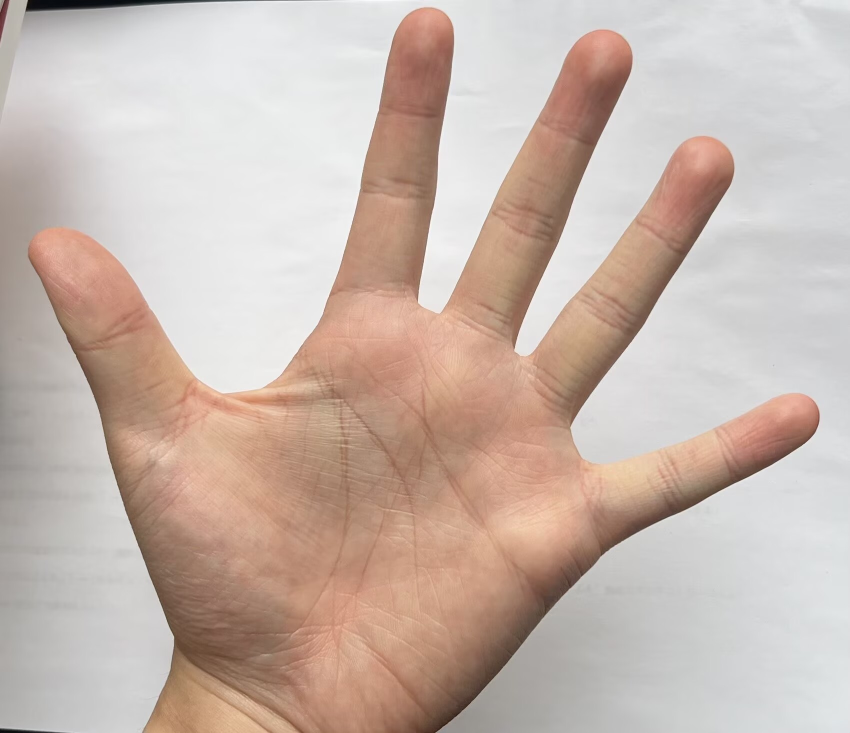
#> input picture data/paper.jpg, 1699 x 1466 px (shown at 1/2 size); its folder holds only this picture in this run
$ python -i pipeline.py   (imports and definitions only)
#> lines starting #> are read from the running program, lines starting #| are printed output that depends on the picture; after the words box and inside, x2 and y2 are one past the last pixel; in counts of white or black regions, pixels touching at a corner belong together
#> further down, picture is the input picture: shape (1466, 1699, 3); mean B, G, R 173.3, 182.5, 200
"""
pipeline.py — 传统 CV 猜拳识别核心流水线（Step 0 脚手架）

只用 OpenCV + NumPy。禁止任何机器学习 / 预训练模型 / cv2.convexityDefects。
本文件目前只有常量区 + 8 个空函数骨架，尚未实现任何算法逻辑。

Pipeline order:
    skin_mask -> split_hands -> palm_center -> crop_forearm
    -> count_fingers -> classify -> judge -> draw
"""

import cv2
import numpy as np


# =============================================================================
# CONSTANTS — 所有可调参数集中在这里（占位值，后续各阶段再调）
# All tunable parameters live here. Change values ONLY in this block.
# =============================================================================

# --- Skin segmentation (YCrCb thresholding) -------------------------------
# Lower / upper bounds for the Cr and Cb channels used to threshold skin.
# (Y luma is left wide open; skin clusters tightly in Cr/Cb regardless of
# brightness.) TUNE PER REAL CAPTURE: a window too wide leaks background,
# too narrow drops parts of the hand.
# NOTE: tightened from the textbook 133-173 / 77-127 box after testing on
# data/paper.png, whose warm cream wall sits near skin in chroma (wall Cr~135
# Cb~116, palm Cr~153 Cb~111). Skin here reads as HIGHER Cr + LOWER Cb than
# the wall, so we raise CR_MIN and lower CB_MAX to reject it. On a background
# that clear
# ly differs from skin, these can be loosened back toward defaults.
CR_MIN = 138      # lower bound of Cr channel (raise -> stricter/redder)
CR_MAX = 173          # upper bound of Cr channel (lower -> stricter)
CB_MIN = 77      # lower bound of Cb channel (raise -> stricter)
CB_MAX = 130          # upper bound of Cb channel (lower -> stricter/less blue)

# --- Morphology (clean up the raw skin mask) ------------------------------
# Close = fill small holes inside the hand; Open = remove small speckle noise.
# Bigger kernel = stronger effect (fills/removes larger regions) but blurs
# the silhouette; too big can merge fingers or eat thin finger tips.
MORPH_CLOSE_KSIZE = 45   # kernel size for morphological closing (odd number)
# NOTE: raised from 7 to close a shadow hole in the fist's palm (~7500px,
# CR_MIN=138 pushes that dark crease just below the skin threshold). Swept
# 15/21/31/41/45/51/75/99 on data/rock_paper.png: the hole only fully closes
# (0px left) at ksize>=45. Checked the paper hand's 4 inter-finger valleys at
# every step -- none merge even at 99 (areas shrink ~5-15% at the edges, but
# stay separate), so 45 is safe headroom, not a knife's-edge value.
MORPH_OPEN_KSIZE = 5    # kernel size for morphological opening (odd number)

# --- Hand region area filter (in pixels) ----------------------------------
# split_hands() keeps only connected components whose pixel area is in
# [HAND_AREA_MIN, HAND_AREA_MAX]; smaller = noise, larger = background bleed.
# TUNE PER REAL CAPTURE -- these are ABSOLUTE pixel counts, so they scale with
# resolution. Values below are sized for the high-res debug photos in data/
# (~2.5-2.9 M px total, where one hand is ~0.6-1.0 M px). A 640x480 webcam
# frame is ~10x smaller, so lower BOTH by roughly that factor for live use.
HAND_AREA_MIN = 50000     # ignore blobs smaller than this (noise / desk strips)
HAND_AREA_MAX = 1300000   # ignore blobs larger than this (background bleed)

# --- Palm center search band (fist-vs-forearm fix) ------------------------
# palm_center() picks the deepest interior point via distance transform. For an
# OPEN hand the palm is the widest interior region, so the transform peaks there.
# But a closed FIST is nearly as thick as the forearm below it, so the global
# maximum can slide DOWN onto the wrist and mislocate the palm (which then breaks
# crop_forearm). Fix with the frontal-hand assumption (fingers/fist UP, forearm
# DOWN): only search inside a horizontal band that starts at the hand's TOPMOST
# white pixel and runs down this many times the hand's bounding-box WIDTH.
# Because it scales with hand width, the band self-adjusts: an OPEN hand (spread
# fingers -> wider bbox) gets a deeper band to reach its lower palm, a FIST
# (narrow bbox) gets a shallow band that stops before the forearm widens.
# 0.7 is a fairly tight window on the test images: RAISE it and a fist's center
# can drop onto the wrist; LOWER it and an open hand's center rides up toward the
# finger bases. Retune if hands sit very differently in the frame.
TOP_SEARCH_SCALE = 0.78

# Palm center = the CENTROID of the deepest region (every in-band pixel whose
# distance transform is >= this fraction of the in-band maximum), NOT the single
# brightest pixel. Averaging the high-value plateau makes the center robust to a
# sharp secondary distance-transform spike at a finger base, which otherwise
# yanks the argmax onto a knuckle (the scissors mis-localization). Lower = wider
# plateau (steadier but can drift toward a neighbouring blob); higher = tighter
# (closer to the raw argmax).
CENTROID_FRAC = 0.7

# --- Forearm cropping -----------------------------------------------------
# Frontal hand assumption: fingers point up, wrist/forearm points down. Any
# hand pixel more than this many palm-radii BELOW the palm center is treated
# as forearm and blacked out. Larger = keep more (safer for the palm heel),
# smaller = cut more aggressively (risk clipping the palm).
CUT_BELOW_SCALE = 1.2

# --- Finger counting: concentric ring sampling ----------------------------
# count_fingers() samples concentric rings at these multiples of the palm
# inscribed-circle radius. Each scale > 1.0 pushes the ring OUTWARD past the
# palm so it crosses the extended fingers. We sample SEVERAL rings and take the
# MODE of their per-ring finger counts, so a single badly-placed ring can't
# decide the result: too small (< ~1.2) and it still sits inside the palm;
# too big (> ~2.3) and it can shoot past short fingertips. Add/shift scales if
# fingers of very different lengths get missed.
RING_RADIUS_COEFFS = [1.7, 1.9, 2.1, 2.3, 2.5]

# Number of points sampled evenly around EACH ring (360 = one per ~1 degree).
# More points = finer angular resolution (less chance of skipping a thin finger
# or a narrow gap between fingers) but a little slower. The sampled 0/1 sequence
# is treated as CIRCULAR: index 359 wraps back to index 0.
RING_NUM_SAMPLES = 360

# Finger-width gate (in DEGREES of arc). Every extended finger crosses a ring as
# one contiguous skin arc, but so do non-fingers: sampling noise makes tiny
# arcs, and a closed FIST (or the palm heel) makes WIDE arcs because the ring
# runs along its rounded edge for a long angular span. A real finger is a thin
# protrusion, so its arc width is bounded. We therefore only count an arc as a
# finger when its angular width is within [MIN, MAX]. Measured on the test set:
# finger arcs span ~9-35 deg, fist/palm bulk ~43-82 deg, noise <7 deg -- so this
# band cleanly separates them. Because it is measured in DEGREES it is
# scale-invariant (works for big and small hands alike). RAISE MAX if long/thick
# fingers get dropped; LOWER it if a fist still leaks arcs; RAISE MIN to kill
# more speckle.
FINGER_ARC_MIN_DEG = 8
FINGER_ARC_MAX_DEG = 40

# --- Classification thresholds (finger count -> gesture) ------------------
# 0-1 -> Rock, 2-3 -> Scissors, >=4 -> Paper
ROCK_MAX_FINGERS = 1        # <= this many fingers => Rock
SCISSORS_MAX_FINGERS = 3    # <= this many fingers (and > ROCK_MAX) => Scissors
                            # anything greater => Paper

# --- Result overlay style (draw) ------------------------------------------
# Text size / stroke for the gesture+result label draw() writes near each palm.
# RESOLUTION-DEPENDENT (like the area filter): these are sized for the high-res
# data/ photos (~2500 px wide); for a ~640 px live webcam frame divide both by
# roughly 3-4. Result -> BGR color: Win green, Lose red, Draw/Pending gray.
DRAW_FONT_SCALE = 2.0
DRAW_THICKNESS = 4
RESULT_COLORS = {
    "Win":     (0, 255, 0),      # green
    "Lose":    (0, 0, 255),      # red
    "Draw":    (150, 150, 150),  # gray
    "Pending": (150, 150, 150),  # gray (single hand, no opponent yet)
}


# =============================================================================
# PIPELINE FUNCTIONS — 8 个阶段（当前仅骨架）
# =============================================================================

def skin_mask(frame, return_stages=False):
    """Stage 1 — Skin segmentation.

    Convert the BGR frame to a skin/non-skin binary mask using YCrCb
    thresholding, then clean it up with morphology.

    Args:
        frame: BGR image (H, W, 3) uint8.
        return_stages: debug flag. When True, also return the pre-cleanup
            mask so debug.py can compare raw vs. clean side by side. Normal
            callers (main.py) leave this False and get a single mask.

    Returns:
        mask: binary image (H, W) uint8, 255 = skin, 0 = background.
        If return_stages is True: (raw_mask, clean_mask) tuple instead.
    """
#> called with return_stages = False
    # 1. BGR -> YCrCb. Skin tone forms a compact cluster in the Cr/Cb plane,
    #    which makes it far easier to threshold than in RGB/BGR.
    ycrcb = cv2.cvtColor(frame, cv2.COLOR_BGR2YCrCb)
#> ycrcb: shape (1466, 1699, 3); mean of channels 0, 1, 2 186.7, 137.5, 120.4

    # 2. Threshold ONLY Cr and Cb. Y (luma/brightness) is left wide open
    #    (0..255) so lighting changes don't knock skin pixels out of range.
    #    cv2.inRange needs per-channel bounds; channel order here is Y,Cr,Cb.
    lower = np.array([0, CR_MIN, CB_MIN], dtype=np.uint8)
    upper = np.array([255, CR_MAX, CB_MAX], dtype=np.uint8)
    raw = cv2.inRange(ycrcb, lower, upper)   # 255 = skin, 0 = background
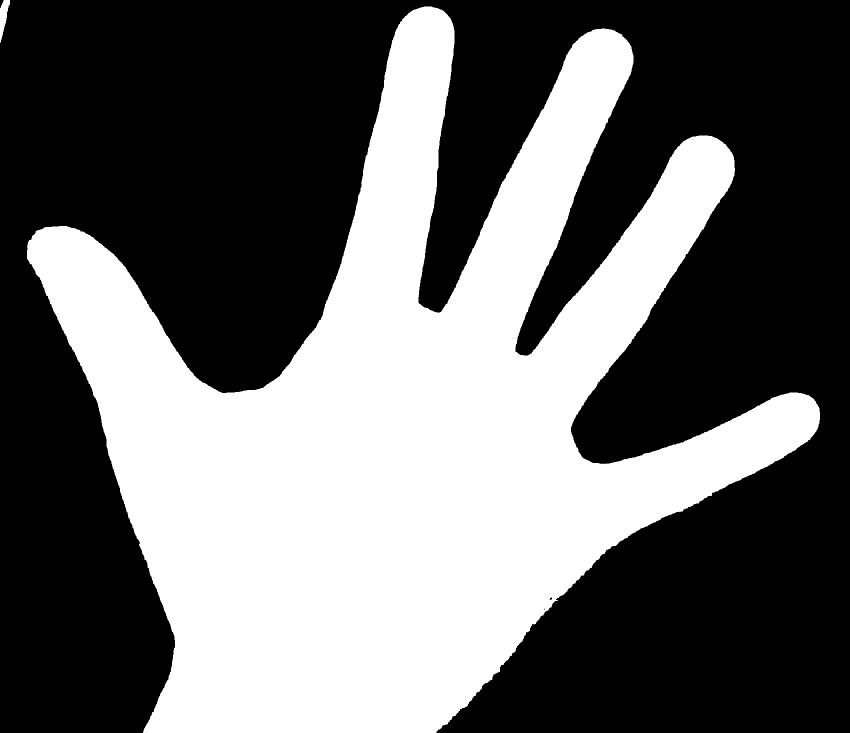
#> raw: shape (1466, 1699) (shown at 1/2 size); 40.6% white; 2 white regions, box (x1, y1, x2, y2) and area: (54, 13, 1640, 1466) 1010124, (0, 0, 20, 86) 898

    # 3. Morphological cleanup with elliptical (rounded) kernels so we don't
    #    carve blocky corners into the hand silhouette.
    close_kernel = cv2.getStructuringElement(
        cv2.MORPH_ELLIPSE, (MORPH_CLOSE_KSIZE, MORPH_CLOSE_KSIZE))
    open_kernel = cv2.getStructuringElement(
        cv2.MORPH_ELLIPSE, (MORPH_OPEN_KSIZE, MORPH_OPEN_KSIZE))
    # Close first: dilate-then-erode fills small black holes inside the hand.
    clean = cv2.morphologyEx(raw, cv2.MORPH_CLOSE, close_kernel)
#> clean: shape (1466, 1699); 40.7% white; 2 white regions, box (x1, y1, x2, y2) and area: (54, 0, 1640, 1466) 1012860, (0, 0, 20, 86) 970
    # Then open: erode-then-dilate removes small white speckles in background.
    clean = cv2.morphologyEx(clean, cv2.MORPH_OPEN, open_kernel)
#> clean: shape (1466, 1699); 40.7% white; 2 white regions, box (x1, y1, x2, y2) and area: (54, 0, 1640, 1466) 1012846, (0, 0, 20, 81) 961

    if return_stages:
        return raw, clean
    return clean


# [338 lines left out: functions split_hands, palm_center, crop_forearm, count_fingers, _count_fingers_rings, _count_ring_arcs and 3 more, not called in this run]

>>> import cv2
>>> picture = cv2.imread('data/paper.jpg')
>>> result = skin_mask(picture)

$ run again, on data/rock_scissors.png
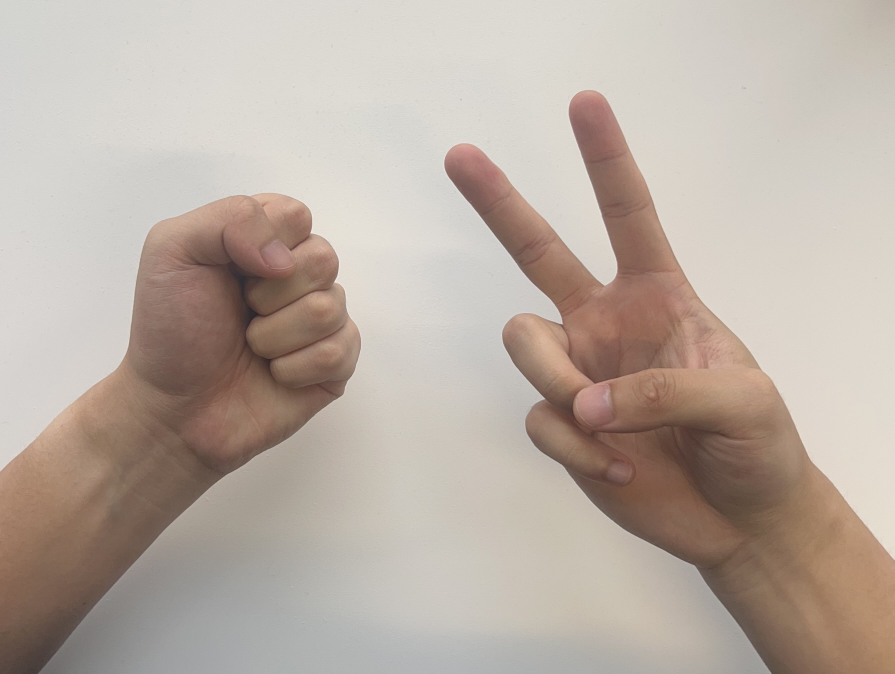
#> input picture data/rock_scissors.png, 2683 x 2021 px (shown at 1/3 size)
#> picture is the input picture: shape (2021, 2683, 3); mean B, G, R 163.6, 173.5, 186
#> ycrcb: shape (2021, 2683, 3); mean of channels 0, 1, 2 176.1, 135.1, 121
#> in skin_mask, `raw = cv2.inRange(ycrcb, lower, upper)`:
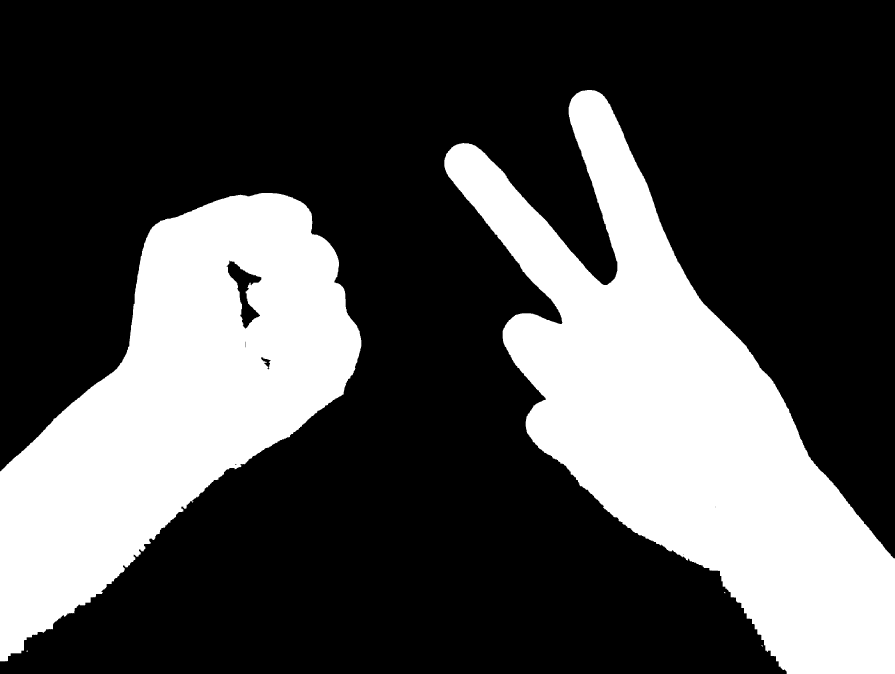
#> raw: shape (2021, 2683) (shown at 1/3 size); 30% white; 5 white regions (3 under 20 px), largest, box (x1, y1, x2, y2) and area: (1333, 270, 2683, 2021) 897729, (0, 579, 1084, 1984) 728998
#> in skin_mask, `clean = cv2.morphologyEx(raw, cv2.MORPH_CLOSE, close_kernel)`:
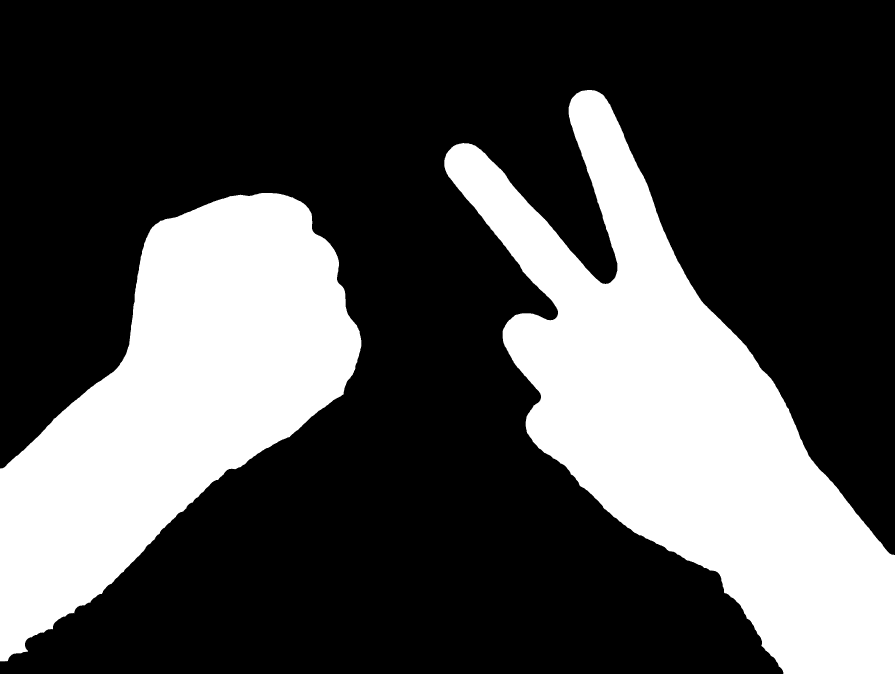
#> clean: shape (2021, 2683) (shown at 1/3 size); 30.3% white; 2 white regions, box (x1, y1, x2, y2) and area: (1333, 270, 2683, 2021) 901305, (0, 579, 1084, 1984) 739504

$ run again, on data/scissors_s5.png
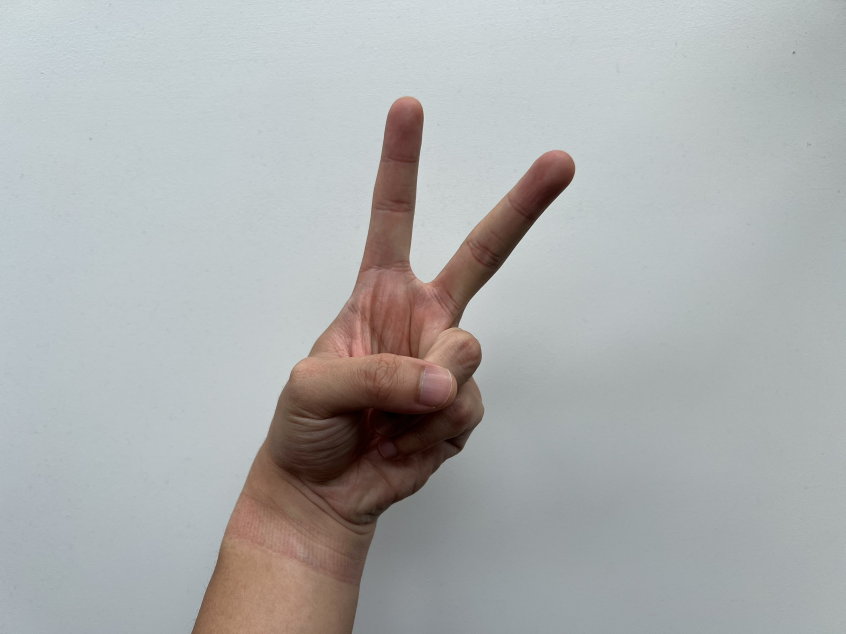
#> input picture data/scissors_s5.png, 2536 x 1902 px (shown at 1/3 size)
#> picture is the input picture: shape (1902, 2536, 3); mean B, G, R 174.6, 174.6, 172.8
#> ycrcb: shape (1902, 2536, 3); mean of channels 0, 1, 2 174.1, 127.1, 128.2
#> in skin_mask, `raw = cv2.inRange(ycrcb, lower, upper)`:
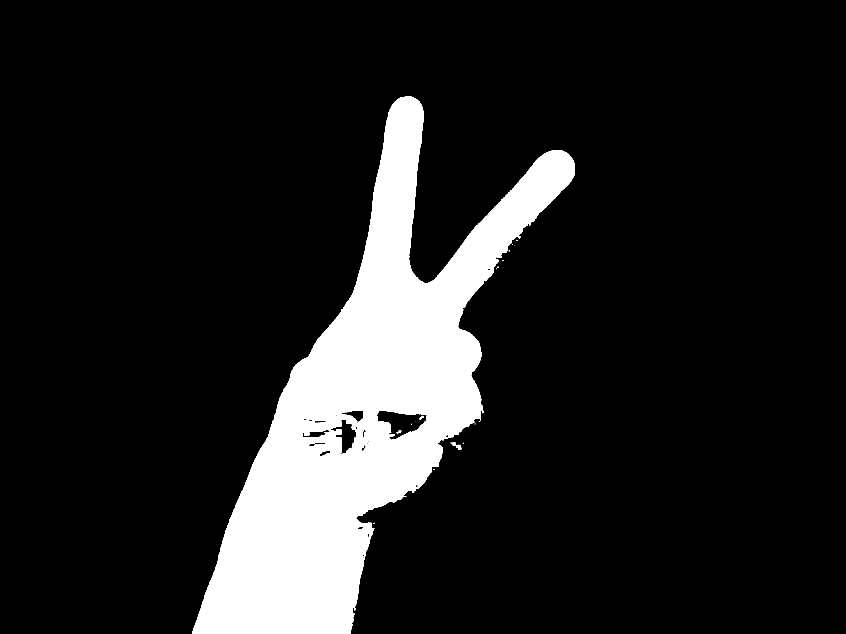
#> raw: shape (1902, 2536) (shown at 1/3 size); 12.9% white; 20 white regions (14 under 20 px), largest, box (x1, y1, x2, y2) and area: (576, 289, 1725, 1902) 620879, (1368, 1334, 1385, 1350) 164, (912, 1298, 928, 1306) 128, (1352, 1327, 1368, 1336) 102, (1258, 1247, 1272, 1258) 77, (1190, 1290, 1204, 1300) 66
#> in skin_mask, `clean = cv2.morphologyEx(raw, cv2.MORPH_CLOSE, close_kernel)`:
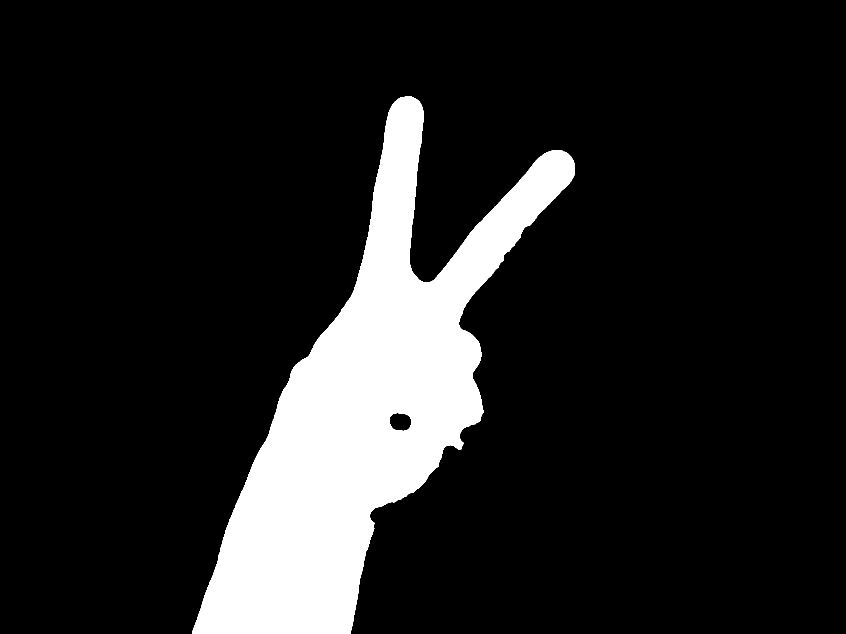
#> clean: shape (1902, 2536) (shown at 1/3 size); 13.3% white; 1 white region, box (x1, y1, x2, y2) and area: (576, 289, 1725, 1902) 639814
